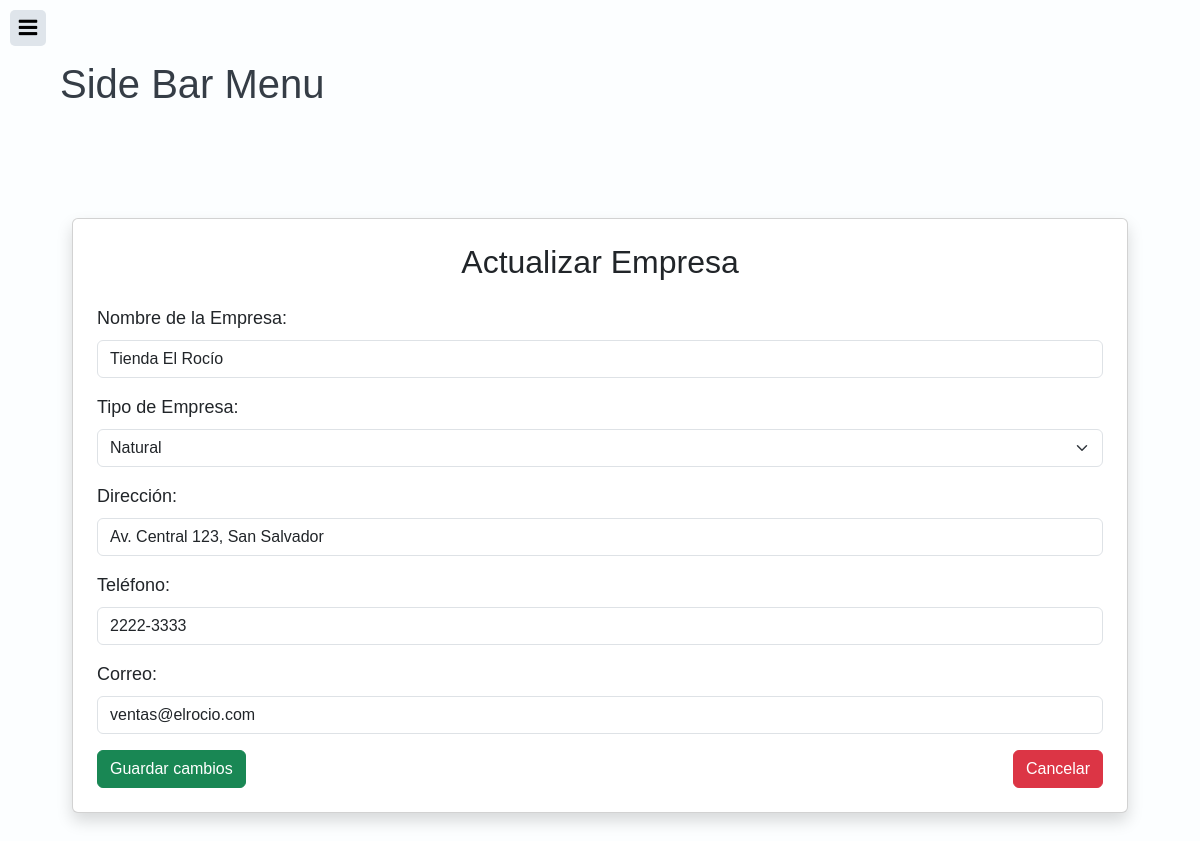
The page /views/company/company.php?action=edit&id=1 (signed in) on the database its author committed.
### tables this page shows
CREATE TABLE companies (
    company_id INT AUTO_INCREMENT PRIMARY KEY,
    name VARCHAR(200) NOT NULL,
    company_type ENUM('Natural', 'Legal') NOT NULL,
    address TEXT,
    phone VARCHAR(20),
    email VARCHAR(100)
);

### controllers/CompanyController.php (called while the page is built, shortened)
<?php
require_once(dirname(__FILE__) . "/../config/config.php");
require_once(dirname(__FILE__) . "/../models/CompanyModel.php");
class CompanyController
{
    private $company;
    public function __construct()
    {
        $database = new Database();
        $this->db = $database->getConnection();
        $this->company = new CompanyModel($this->db);
    }
    public function edit($id)
    {
        $this->company->company_id = $id;
        $this->company->getById();
        $companies = $this->company;
        include(dirname(__FILE__) . '/../views/company/update.php');
    }
}

### config/config.php (called while the page is built, shortened)
<?php
class Database {
    private $host = "localhost";
    private $database = "ContadorcitoDB";
    private $user = "root";
    private $password = "123123";
    public function getConnection() {
        $this->conn = null;
        try {
            $this->conn = new PDO(
                "mysql:host=".$this->host.";dbname=".$this->database.";charset=utf8",
                $this->user,
                $this->password
            );
            $this->conn->setAttribute(PDO::ATTR_ERRMODE, PDO::ERRMODE_EXCEPTION);
        } catch(PDOException $ex) {
            error_log("Connection error: " . $ex->getMessage());
            die("Database connection failed.");
        }
        return $this->conn;
    }
}
?>

### models/CompanyModel.php (called while the page is built, shortened)
<?php
class CompanyModel {
    private $conn;
    private $table_name = "companies";
    public $company_id;
    public function __construct($db) {
        $this->conn = $db;
    }
    public function getById() {
        $query = "SELECT * FROM {$this->table_name} WHERE company_id = :company_id";
        $stmt = $this->conn->prepare($query);
        $stmt->bindParam(":company_id", $this->company_id);
        $stmt->execute();
        $row = $stmt->fetch(PDO::FETCH_ASSOC);
        if ($row) {
            $this->name = $row['name'];
            $this->company_type = $row['company_type'];
            $this->address = $row['address'];
            $this->phone = $row['phone'];
            $this->email = $row['email'];
        }
    }
}
?>

### views/company/update.php (the view, shortened to what this page needs)
<?php
include '../template/header.php';
?>
<div class="container mt-5">
    <div class="card p-4 shadow">
        <h2 class="mb-4 text-center">Actualizar Empresa</h2>
        <form action="" method="POST" name="frmUpdate" onsubmit="return validateForm()" novalidate>
            <div class="mb-3">
                <label for="name" class="form-label">Nombre de la Empresa:</label>
                <input
                    type="text"
                    id="name"
                    name="name"
                    value="<?= htmlspecialchars($companies->name) ?>"
                    class="form-control"
                    required>
            </div>
            <div class="mb-3">
                <label for="company_type" class="form-label">Tipo de Empresa:</label>
                <select
                    id="company_type"
                    name="company_type"
                    class="form-select"
                    required>
                    <option value="Natural" <?= $companies->company_type === 'Natural' ? 'selected' : '' ?>>Natural</option>
                </select>
            </div>
            <div class="mb-3">
                <label for="address" class="form-label">Dirección:</label>
                <input
                    type="text"
                    id="address"
                    name="address"
                    value="<?= htmlspecialchars($companies->address) ?>"
                    class="form-control"
                    required>
            </div>
            <div class="mb-3">
                <label for="phone" class="form-label">Teléfono:</label>
                <input
                    type="text"
                    id="phone"
                    name="phone"
                    value="<?= htmlspecialchars($companies->phone) ?>"
                    class="form-control"
                    required>
            </div>
            <div class="mb-3">
                <label for="email" class="form-label">Correo:</label>
                <input
                    type="email"
                    id="email"
                    name="email"
                    value="<?= htmlspecialchars($companies->email) ?>"
                    class="form-control"
                    required>
            </div>
            <div class="d-flex justify-content-between">
                <button type="submit" class="btn btn-success">Guardar cambios</button>
                <a href="?" class="btn btn-danger">Cancelar</a>
            </div>
        </form>
    </div>
</div>
<?php include '../template/footer.php'; ?>

### resources/index.css (style rules this page uses)
body { margin: 0; background: #556270; color: #353d46; font: 18px/27px 'Arial', sans-serif; }

### rows shown on the page
companies: name "Tienda El Rocío", company_type "Natural", address "Av. Central 123, San Salvador", phone "2222-3333", email "ventas@elrocio.com"
